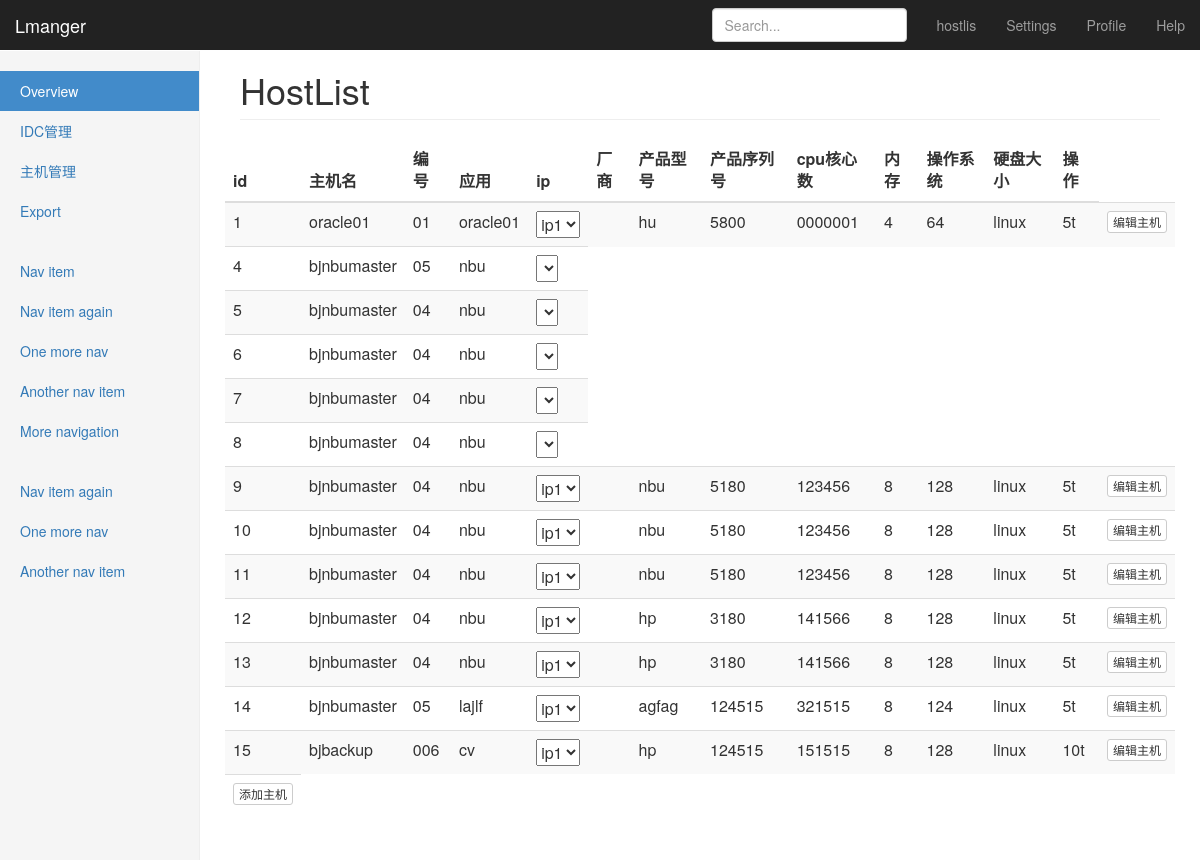
Page /hostlist/1 on the earlier database version.
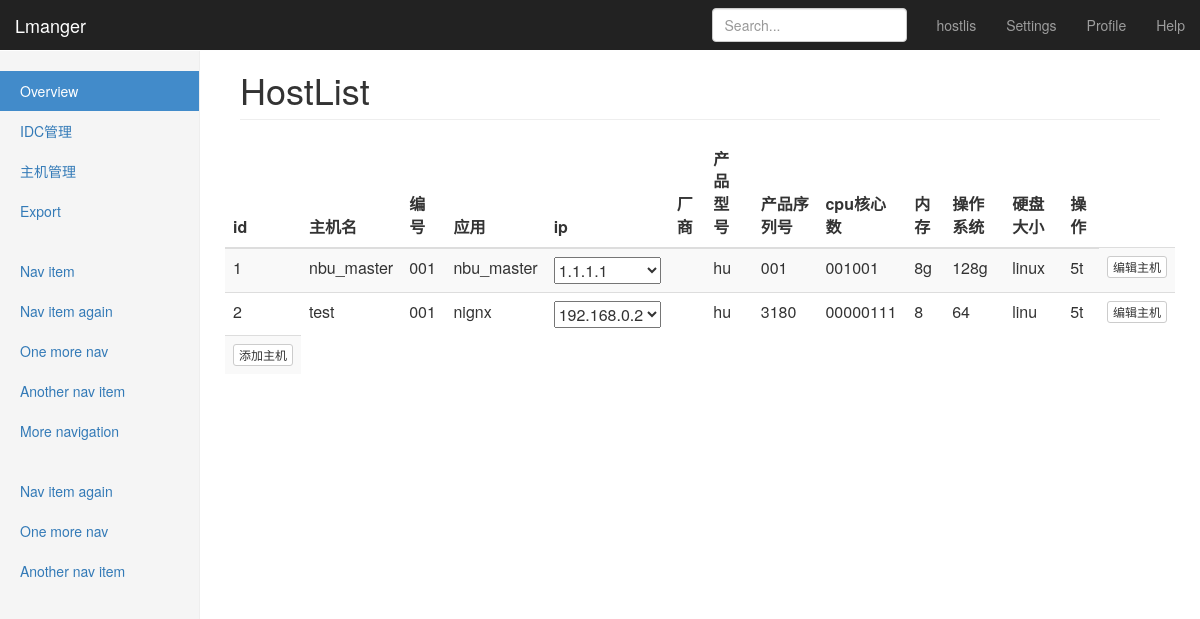
Same page on the later database version.
### cmdb/models.py (models this page shows, shortened)
class Host(models.Model):
    idc = models.ForeignKey(Idc)
    date_added = models.DateTimeField(auto_now=True)
    hostname = models.CharField(max_length=40, verbose_name='主机名称')
    num = models.CharField(max_length=20, verbose_name='编号')
    application = models.CharField(max_length=40, verbose_name='应用')
    class Meta:
        verbose_name = '主机列表'
        verbose_name_plural = '主机列表'

class HostInfo(models.Model):
    host = models.ForeignKey(Host)
    manufacturer = models.CharField(max_length=40, verbose_name='厂商')
    productmode = models.CharField(max_length=40, verbose_name='产品型号')
    serialnumber = models.CharField(max_length=40, verbose_name='产品序列号')
    cpu = models.CharField(max_length=40, null=True,
                           blank=True, verbose_name='CPU核数')
    mem = models.CharField(max_length=40, verbose_name='内存')
    os = models.CharField(max_length=40, verbose_name='操作系统')
    disk = models.CharField(max_length=40, verbose_name='硬盘大小')
    class Meta:
        verbose_name = '主机信息'
        verbose_name_plural = '主机信息'

### cmdb/views.py (the view)
# urls.py: url(r'^hostlist/(?P<idc_id>\d+)$', views.hostlist, name='hostlist'),
def hostlist(request, idc_id):
    hosts = Idc.objects.get(id=idc_id)
    hostlists = hosts.host_set.all()
    context = {'hostlists':hostlists,'hosts': hosts}
    return render(request, 'cmdb/hostlist.html', context)

### cmdb/templates/cmdb/hostlist.html (shortened to what the changed rows need)
<html lang="zh-CN" class=""><head>
    <link href="https://cdn.bootcss.com/bootstrap/3.3.7/css/bootstrap.min.css" rel="stylesheet">
    <link href="/static/css/dashboard.css" rel="stylesheet">
<style type="text/css">.fancybox-margin{margin-right:0px;}</style></head>
  <body data-feedly-mini="yes" data-gclp-initialized="true" data-gistbox-initialized="true">
    <div class="container-fluid">
      <div class="row">
        <div class="col-sm-9 col-sm-offset-3 col-md-10 col-md-offset-2 main">
          <h1 class="page-header">HostList</h1>
          <div class="row placeholders">
          <div class="table-responsive">
            <table class="table table-striped">
              <thead>
                <tr>
                  <th>id</th>
                  <th>主机名</th>
                  <th>编号</th>
                  <th>应用</th>
                  <th>ip</th>
                  <th>厂商</th>
                  <th>产品型号</th>
                  <th>产品序列号</th>
                  <th>cpu核心数</th>
                  <th>内存</th>
                  <th>操作系统</th>
                  <th>硬盘大小</th>
                  <th>操作</th>
                </tr>
              </thead>
              <tbody>
                {% for hosts in hostlists%}
                <tr>
                  <td>{{hosts.id}}</td>
                  <td>{{hosts.hostname}}</td>
                  <td>{{hosts.num}}</td>
                  <td>{{hosts.application}}
                  <td>
                  <select>
                    {% for ips in hosts.ip_set.all %}
                      <option>
                        {{ips.ip1}}
                      </option>
                      {%endfor%}
                    </select>
                    </td>
                      {% for host in hosts.hostinfo_set.all%}
                    <td>{{ host.date_added|date:'M d, Y H:i' }}</td>
                    <td>{{host.manufacturer}}</td>
                    <td>{{host.productmode}}</td>
                    <td>{{host.serialnumber}}</td>
                    <td>{{host.cpu}}</td>
                    <td>{{host.mem}}</td>
                    <td>{{host.os}}</td>
                    <td>{{host.disk}}</td>
                    <td><a class="btn btn-default btn-xs" href="{% url 'cmdb:edit_host' hosts.id%}">编辑主机</a></td>
                    {%endfor%}
                    {%endfor%}
                </tr>
                <td><a class="btn btn-default btn-xs" href="{% url 'cmdb:add_host' hosts.id%}">添加主机</a></td>
              </tbody>
            </table>
          </div>
        </div>
      </div>
    </div>
</div><form id="gclp-frame-form" target="gclp-frame" method="post" style="display: none;"></form><div id="feedly-mini" title="feedly Mini tookit"></div></body></html>

Differences in the rows shown:
removed Host: id "4", hostname "bjnbumaster", num "05", application "nbu"
removed Host: id "5", hostname "bjnbumaster", num "04", application "nbu"
removed Host: id "6", hostname "bjnbumaster", num "04", application "nbu"
removed Host: id "7", hostname "bjnbumaster", num "04", application "nbu"
removed Host: id "8", hostname "bjnbumaster", num "04", application "nbu"
removed Host: id "9", hostname "bjnbumaster", num "04", application "nbu"
removed HostInfo: manufacturer "nbu", productmode "5180", serialnumber "123456", cpu "8", mem "128", os "linux", disk "5t", shown under "9"
removed Host: id "10", hostname "bjnbumaster", num "04", application "nbu"
removed HostInfo: manufacturer "nbu", productmode "5180", serialnumber "123456", cpu "8", mem "128", os "linux", disk "5t", shown under "10"
removed Host: id "11", hostname "bjnbumaster", num "04", application "nbu"
removed HostInfo: manufacturer "nbu", productmode "5180", serialnumber "123456", cpu "8", mem "128", os "linux", disk "5t", shown under "11"
removed Host: id "12", hostname "bjnbumaster", num "04", application "nbu"
removed HostInfo: manufacturer "hp", productmode "3180", serialnumber "141566", cpu "8", mem "128", os "linux", disk "5t", shown under "12"
removed Host: id "13", hostname "bjnbumaster", num "04", application "nbu"
removed HostInfo: manufacturer "hp", productmode "3180", serialnumber "141566", cpu "8", mem "128", os "linux", disk "5t", shown under "13"
removed Host: id "14", hostname "bjnbumaster", num "05", application "lajlf"
removed HostInfo: manufacturer "agfag", productmode "124515", serialnumber "321515", cpu "8", mem "124", os "linux", disk "5t", shown under "14"
removed Host: id "15", hostname "bjbackup", num "006", application "cv"
removed HostInfo: manufacturer "hp", productmode "124515", serialnumber "151515", cpu "8", mem "128", os "linux", disk "10t", shown under "15"
changed Host id 1: hostname "oracle01" → "nbu_master"; num "01" → "001"; application "oracle01" → "nbu_master"; value "ip1" → "1.1.1.1"
changed HostInfo "linux": productmode "5800" → "001"; serialnumber "0000001" → "001001"; cpu "4" → "8g"; mem "64" → "128g"
now on this page (row edited): Host: id "2", hostname "test", num "001", application "nignx"
now on this page (row edited): HostInfo: manufacturer "hu", productmode "3180", serialnumber "00000111", cpu "8", mem "64", os "linu", disk "5t", shown under "2"
